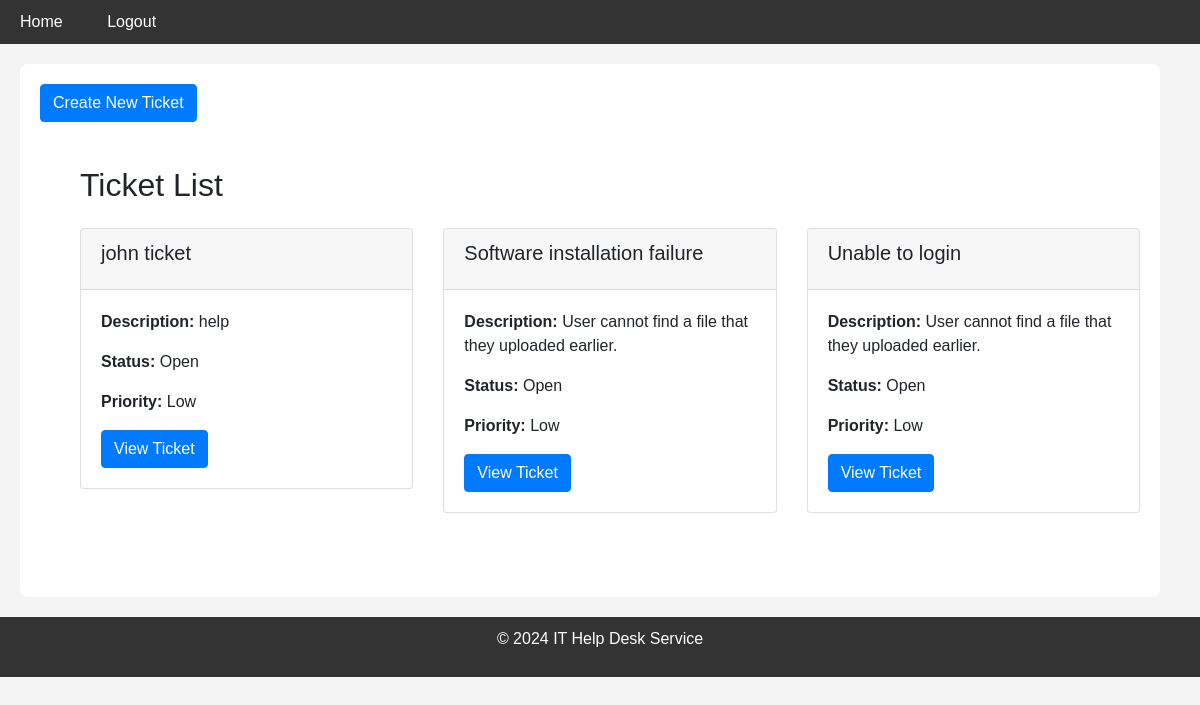
The app's page / (signed in) with its own data.
### app/models.py (models this page shows, shortened)
class Ticket(db.Model):
    id = db.Column(db.Integer, primary_key=True)
    title = db.Column(db.String(100), nullable=False)
    description = db.Column(db.Text, nullable=False)
    status = db.Column(db.String(20), nullable=False)  # e.g., 'Open', 'In Progress', 'Resolved'
    priority = db.Column(db.String(20), nullable=False)  # e.g., 'Low', 'Medium', 'High'
    created_date = db.Column(db.DateTime, default=db.func.current_timestamp())
    resolved_date = db.Column(db.DateTime, nullable=True)
    user_id = db.Column(db.Integer, db.ForeignKey('user.id'), nullable=False)
    user = db.relationship('User')

### app/routes.py (the view)
@bp.route('/')
@login_required
def index():
    if current_user.role == 'admin':
        tickets = Ticket.query.all()
    else:
        tickets = Ticket.query.filter_by(user_id=current_user.id).all()
    return render_template('index.html', title='Home', tickets=tickets)

### app/__init__.py (called while the page is built)
@login.user_loader
def load_user(user_id):
    from app.models import User
    return User.query.get(int(user_id))

### app/templates/index.html (shortened to what this page needs)
{% extends 'base.html' %}
{% block content %}
<a href="{{ url_for('routes.create_ticket') }}" class="btn btn-primary">Create New Ticket</a>
<div class="container mt-4">
    <h2 class="mb-4">Ticket List</h2>
    <div class="row">
        {% for ticket in tickets %}
        <div class="col-md-4 mb-4">
            <div class="card">
                <div class="card-header">
                    <h5 class="card-title">{{ ticket.title }}</h5>
                </div>
                <div class="card-body">
                    <p class="card-text"><strong>Description:</strong> {{ ticket.description }}</p>
                    <p><strong>Status:</strong> {{ ticket.status }}</p>
                    <p><strong>Priority:</strong> {{ ticket.priority }}</p>
                    <a href="{{ url_for('routes.ticket', id=ticket.id) }}" class="btn btn-primary">View Ticket</a>
                </div>
            </div>
        </div>
        {% endfor %}
    </div>
</div>
{% endblock %}

### app/static/styles.css (style rules this page uses)
body { font-family: Arial, sans-serif; background-color: #f4f4f4; margin: 0; padding: 0; }
.container { margin: 20px; padding: 20px; background-color: #fff; border-radius: 8px; }

### records on screen
Ticket: title "john ticket", description "help", status "Open", priority "Low"
Ticket: title "Software installation failure", description "User cannot find a file that they uploaded earlier.", status "Open", priority "Low"
Ticket: title "Unable to login", description "User cannot find a file that they uploaded earlier.", status "Open", priority "Low"
